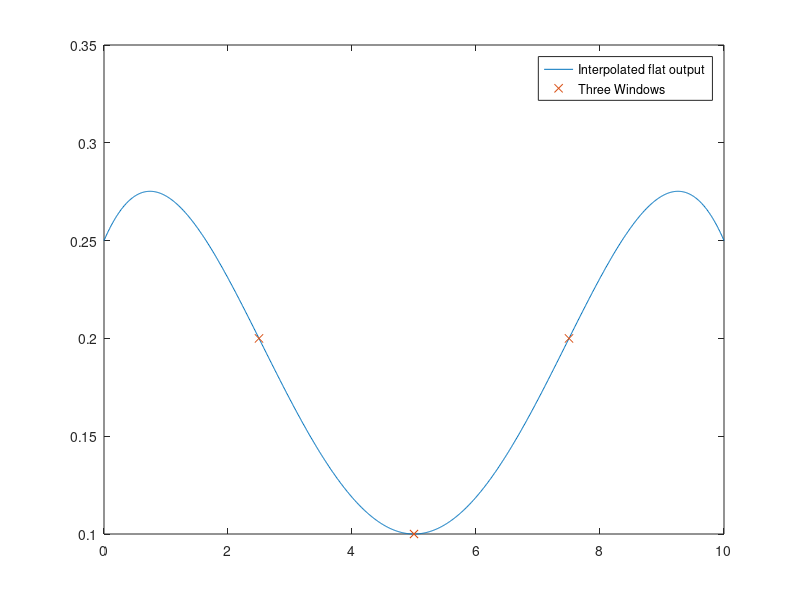

This figure's MATLAB source: (Note: this script raises an error after producing the figure.)
%% Quadrotor Attitude Pendulum SO(3)x S(2)x R - Dynamics Simulation and Geometry Control
close all;
%% Parameters
data.params.mQ = 0.5;
data.params.mL = 0.087;
data.params.J = [2.32e-3,0,0;0,2.32e-3,0;0,0,4e-3];
data.params.g = 9.81;
data.params.e1 = [1;0;0];
data.params.e2 = [0;1;0];
data.params.e3 = [0;0;1];
data.params.a = 0.03;
data.params.Jp = 3e-4;

data.Model_Flag = "Window Passing";

%% Get initial condition from the nominal trajectory
xL = [0.5;-0.5;2.5-0.5];
vL = zeros(3,1);
th = 135*pi/180;
q = [-sin(th);0;cos(th)];
omega = [0;0;0];
R = eye(3,3);
Omega = [0;0;0];
l = 1;
dl = 0;

%% In-Sanity checks on initial condition
if(abs(norm(q)-1) > 1e-2)
    disp('Error in q') ; keyboard ;
end

x_0 = [xL; vL; q; omega; reshape(R, 9,1); Omega; l; dl];

%% Window Passing Case (Cable Length Generation)
% if data.Model_Flag == "Window Passing"
% we use polynomial function to generate aimed cable length generation
T = 10;
WindowNum = [0,0.25*T,0.5*T,0.75*T,T];
LengthNum = [0.25,0.2,0.1,0.2,0.25];

Res = polyfit(WindowNum,LengthNum,4);
TimeSpan = linspace(0,T,1000);
plot(TimeSpan,polyval(Res,TimeSpan),'-',WindowNum(2:4),LengthNum(2:4),'x');
legend('Interpolated flat output','Three Windows')
syms l_interp  dl_interp d2l_interp d3l_interp d4l_interp t
data.obsta.l_interp = Res(1)*t^4+ Res(2)*t^3+ Res(3)*t^2+ Res(4)*t+ Res(5);
data.obsta.dl_interp = diff(data.obsta.l_interp,1);
data.obsta.d2l_interp = diff(data.obsta.l_interp,2);
data.obsta.d3l_interp = diff(data.obsta.l_interp,3);
data.obsta.d4l_interp = diff(data.obsta.l_interp,4);
% end

%% Solving Dynamical Equations
odeopts = [];
[t, x] = ode45(@odefun_control, [0 10], x_0, odeopts, data);

%% Compute various quantities

disp('Computing...') ;
ind = round(linspace(1, length(t), round(0.1*length(t)))) ;
for j=ind
    [~, xLd_, Rd, qd_, ld_, f_, M_, tau_] = odefun_control(t(j), x(j,:)', data) ;
    [phi_d(j),theta_d(j),psi_d(j)] = RotToRPY_ZXY(Rd) ;
    [phi(j),theta(j),psi(j)] = RotToRPY_ZXY(reshape(x(j,13:21),3,3));
    xLd(j,:)=xLd_';
    M(j,:) = M_' ;
    f(j,:) = f_' ;
    qd(j,:) = qd_';
    el(j) = norm(x(j,25)'-ld_');
    psi_q(j) = 1 - qd_'*x(j, 7:9)' ;
    psi_R(j) = 0.5*trace(eye(3,3) - Rd'*reshape(x(j,13:21),3,3)) ;
    psi_exL(j) = norm(x(j,1:3)-xLd_');
    psi_exL1(j) = x(j,1)-xLd_(1);
    psi_exL2(j) = x(j,2)-xLd_(2);
    psi_exL3(j) = x(j,3)-xLd_(3);
    
    tau(j,:) = tau_;
end

disp('Computing...') ;
ind = round(linspace(1, length(t), round(0.1*length(t)))) ;

%% Plotting various states/outputs/inputs

% Input Moment
figure;
plot(t(ind), M(ind,1),t(ind), M(ind,2),t(ind), M(ind,3)) ;
legend('M(1)','M(2)','M(3)');title('Quad-Moment');
grid on ; xlabel('Time (s)') ;

% Input Thrust
figure;
plot(t(ind), f(ind,1)) ;
legend('f'); title('Quad-Thrust');
grid on ; xlabel('Time (s)')

% Input Torque
figure;
plot(t(ind), tau(ind,1)) ;
legend('\tau'); title('Pulley-Torque');
grid on ; xlabel('Time (s)')

% Configuration Errors
figure ; plot(t(ind), psi_R(ind)) ;
grid on ; xlabel('Time (s)') ; title('psi-R')
figure ; plot(t(ind), psi_q(ind)) ;
grid on ; xlabel('Time (s)') ; title('psi-q')
figure; plot(t(ind),psi_exL(ind));
grid on; xlabel('Time (s)'); title('position error');
figure; plot(t(ind),el(ind));
grid on; xlabel('Time (s)'); title('cable length error');
figure; plot(t(ind),psi_exL1(ind),t(ind),psi_exL2(ind),t(ind),psi_exL3(ind))
grid on; xlabel('Time (s)'); title('Position Error');
% Load Position
figure ; plot(t, x(:, 1:3)) ;
grid ; title('xL') ; legend('x','y','z') ; xlabel('Time (s)') ;

% Quadrotor Attitude
figure ; plot(t(ind), phi_d(ind)*180/pi, 'b:', t(ind), theta_d(ind)*180/pi, 'g:', t(ind), psi_d(ind)*180/pi, 'r:') ;
hold on ; plot(t(ind), phi(ind)*180/pi, 'b', t(ind), theta(ind)*180/pi, 'g', t(ind), psi(ind)*180/pi, 'r') ;
grid ; xlabel('Time (s)') ; ylabel('deg') ; title('Quad Atttitude') ;
legend('phi_d','theta_d','psi_d','phi','theta','psi');

% Load Attitude
figure ; plot(t(ind), qd(ind,1), 'b:',t(ind), qd(ind,2), 'g:',t(ind), qd(ind,3), 'r:') ;
hold on ; plot(t(ind), x(ind, 7),'b',t(ind), x(ind, 8),'g',t(ind), x(ind, 9),'r') ;
xlabel('Time (s)');title('Load Attitude') ; grid ;
legend('q_d1','q_d2','q_d3','q_1','q_2','q_3');

%% Animation
animate_3dquad_load(t, x, t(ind), xLd(ind,:));